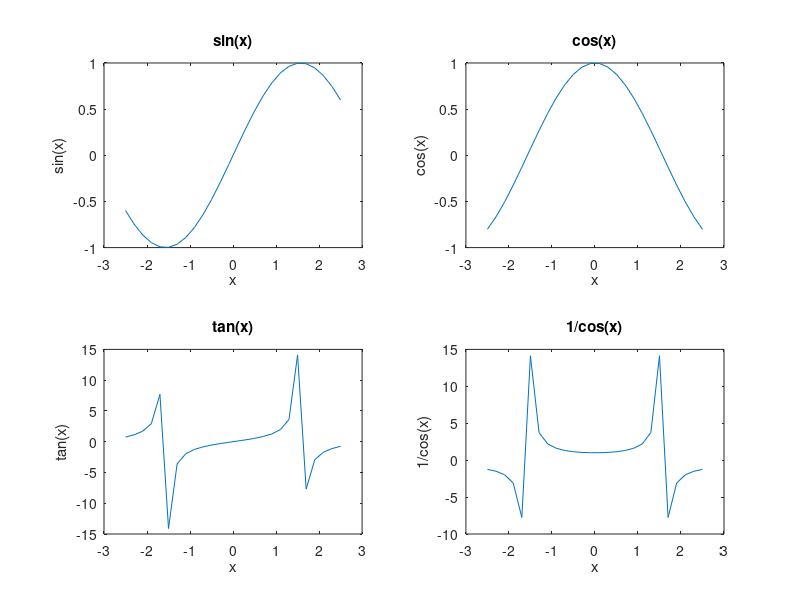

Write the MATLAB code that produced this figure. (Note: this script raises an error after producing the figure.)
clc;
clear;
close all;
%% sub-plot
x=-2.5:0.2:2.5;
y1=sin(x);
y2=cos(x);
y3=tan(x);
y4=1./cos(x);

% figure
figure(1)
%subplot 1
subplot(2,2,1)
plot(x,y1)
xlabel('x')
ylabel('sin(x)')
title('sin(x)')
%subplot 2
subplot(2,2,2)
plot(x,y2)
xlabel('x')
ylabel('cos(x)')
title('cos(x)')
%subplot 3
subplot(2,2,3)
plot(x,y3)
xlabel('x')
ylabel('tan(x)')
title('tan(x)')
%subplot 4
subplot(2,2,4)
plot(x,y4)
xlabel('x')
ylabel('1/cos(x)')
title('1/cos(x)')
% save figure
savefig('subplot2.fig')
%open figure
openfig('subplot2.fig')